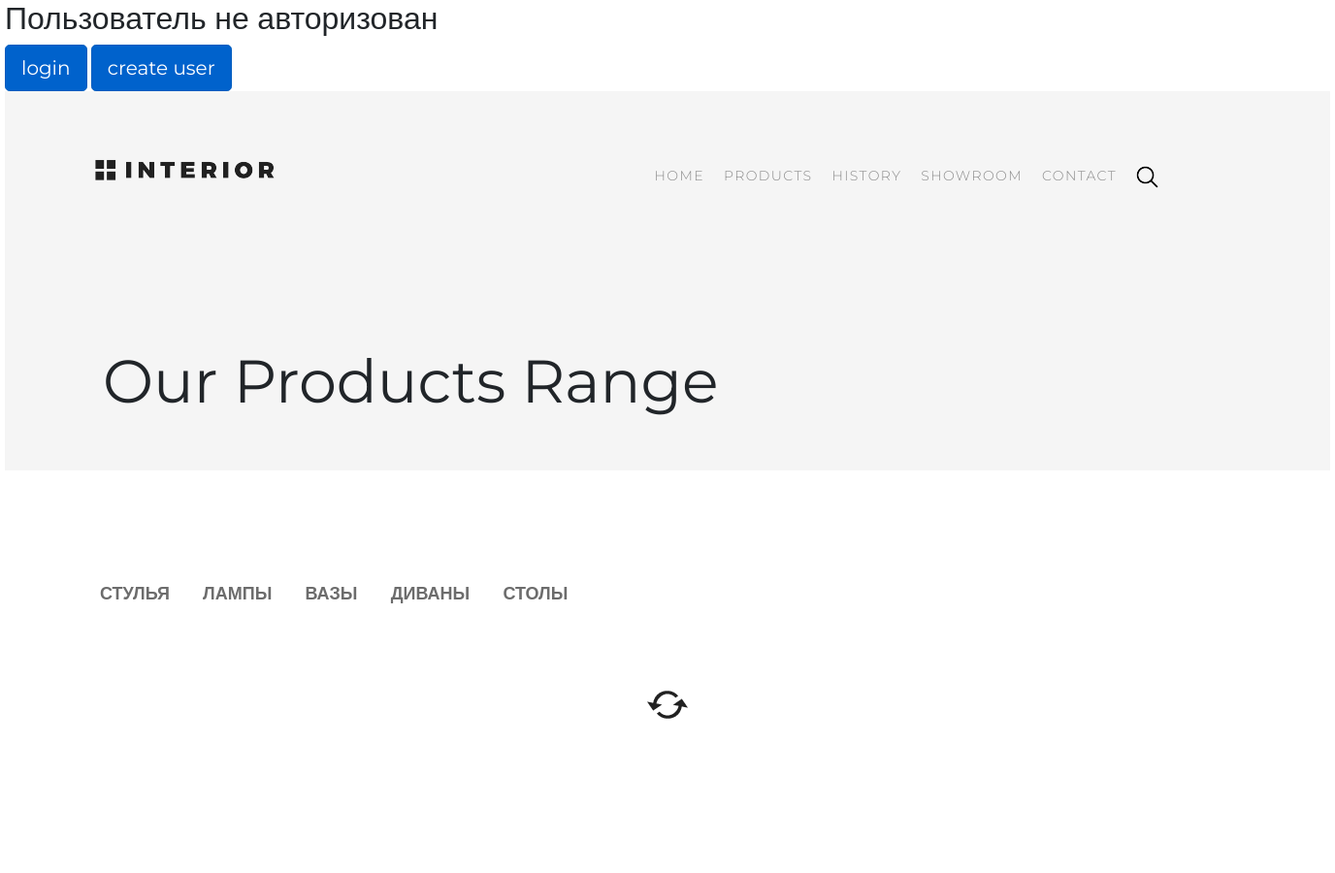
The page /products/31/ (upper part) on the database as committed earlier.
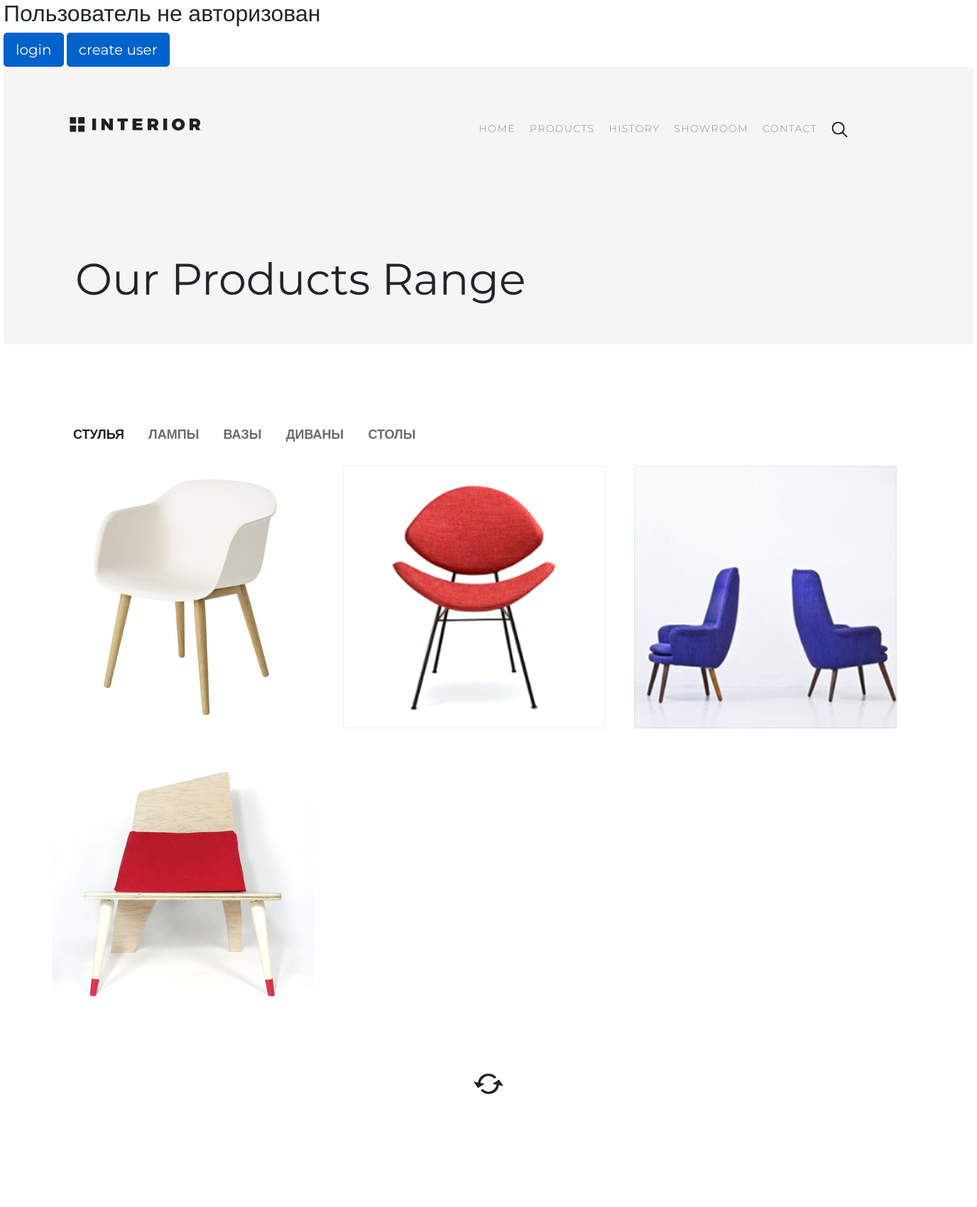
The same page on the database as committed later.
### mainapp/models.py (models this page shows, shortened)
class ProductCategory (models.Model):
    class Meta:
        verbose_name = 'Категория'
        verbose_name_plural = 'Категории'
    name = models.CharField(verbose_name='имя', max_length=64, unique=True)
    description = models.TextField(verbose_name='описание', blank=True)

class Product(models.Model):
    class Meta:
        verbose_name = 'Продукт'
        verbose_name_plural = 'Продукты'
    category = models.ForeignKey(ProductCategory, on_delete=models.CASCADE)
    name = models.CharField(verbose_name='имя продукта', max_length=128)
    image = models.ImageField(upload_to='products_images', blank=True)
    short_desc = models.CharField(verbose_name='краткое описание продукта', max_length=60, blank=True)
    description = models.TextField(verbose_name='описание продукта', blank=True)
    price = models.DecimalField(verbose_name='цена', max_digits=8, decimal_places=2, default=0)
    quantity = models.PositiveIntegerField(verbose_name='в наличии', default=0)

### mainapp/views.py (the view)
# urls.py: path('products/', include( 'mainapp.urls', namespace='products')),
def products(request, pk=None):
    if pk is not None:
        products = Product.objects.filter(category_id=pk)
        media = '../../media/'
    else:
        products = Product.objects.all()[:12]
        media = '../media/'
    content = {
               'links_menu': links_menu,
               'links_sec_menu': links_sec_menu,
               'products_12': products,
               'titles': titles,
               'product_2': product_2,
               'media': media,
               }
    return render(request, 'mainapp/catalog.html', content)

### mainapp/templates/mainapp/catalog.html (shortened to what this page needs)
{% extends 'mainapp/base.html' %}
{% load staticfiles %}
{% block css %}
    {{ block.super}}
    <link rel="stylesheet" type="text/css" href="{% static '/css/style_deals.css' %}">
    <link rel="stylesheet" type="text/css" href="{% static '/css/style_contacts.css' %}">
{% endblock %}
{% block header %}
    {{block.super}}
    <h1>Our Products Range</h1>
{% endblock %}
{% block content %}
            {% include 'mainapp/includes/inc_sec_menu.html' %}
            {% for product in products_12 %}
                {% if forloop.counter|add:2|divisibleby:3 %}
                    <div class="trends row row_3">
                {% endif %}
                    <div class="product col-lg-4">
                        <img src="{{ media }}{{ product.image }}" alt="Картинка не прогрузилась">
                    </div>
                {% if forloop.counter|divisibleby:3 or forloop.last %}
                    </div>
                {% endif %}
            {% endfor %}
            <div class="row ring">
                <a href="/"><img src="/static/img/ring.png" alt="Картинка не прогрузилась"></a>
            </div>
{% endblock %}

### mainapp/templates/mainapp/base.html (shortened to what this page needs)
<!DOCTYPE html>
{% load staticfiles %}
<html lang="en">
<head>
    {% block css %}
        <link rel="stylesheet" href="{% static '/css/bootstrap.min.css' %}">
        <link rel="stylesheet" type="text/css" href="{% static '/css/style.css' %}">
    {% endblock %}
</head>
<body>
    <div class="conteiner">
        <div class="user">
            {% if request.user.is_authenticated %}
                <h2>Пользователь: {{ request.user.username|title }}</h2>
                <a href="{% url 'auth:logout' %}" class="btn btn-primary btn-lg active" role="button" aria-pressed="true">logout</a>
                <a href="{% url 'auth:edit' request.user.id %}" class="btn btn-primary btn-lg active" role="button" aria-pressed="true">edit profile</a>
            {% else %}
                <h2>Пользователь не авторизован</h2>
                <a href="{% url 'auth:login' %}" class="btn btn-primary btn-lg active" role="button" aria-pressed="true">login</a>
                <a href="{% url 'auth:register' %}" class="btn btn-primary btn-lg active" role="button" aria-pressed="true">create user</a>
            {% endif %}
        </div>
        <div class="header">
            {% block header %}
                <a href="{% url 'main' %}">
                    <img class="logo" src="{% static '/img/logo.png' %}" alt="Картинка не прогрузилась">
                </a>
                {% include 'mainapp/includes/inc_menu.html' %}
            {% endblock %}
        </div>
        <div class="content">
            {% block content %}
            {% endblock %}
        </div>
    </div>
</body></html>

### mainapp/templates/mainapp/includes/inc_menu.html (shortened to what this page needs)
{% load staticfiles %}
{% block menu %}
    <ul class="menu">
        {%for link in links_menu %}
            <li><a href="{% url link.href %}"
                   class="">
                   {{ link.name }}
            </a>
            </li>
        {% endfor %}
        <li><a href="{% url 'main' %}"><img src="{% static '/img/search.png' %}" alt="search"></a></li>
    </ul>
{% endblock %}

### mainapp/templates/mainapp/includes/inc_sec_menu.html
{% load staticfiles %}
{% block menu %}
    <div class="categories">
        <ul>
            {% for link in links_sec_menu %}
                <li><a href="{% url 'products:category' link.id %}"
                       class="{% if request.resolver_match.kwargs.pk == link.id %}
                                 active
                              {% endif %}">
                       {{ link.name }}
                    </a>
                </li>
            {% endfor %}
        </ul>
    </div>
{% endblock %}

### mainapp/templates/mainapp/includes/inc_prod_2.html (shortened to what this page needs)
{% load staticfiles %}

### static/css/style.css (style rules this page uses)
body { font-family: 'Montserrat', sans-serif; max-width: 1366px; min-width: 800px; margin: 0 auto; }
html, body { height: 100%; }
* { padding: 0; margin: 0; }
a { text-decoration: none; }
li { list-style-type: none; }
.conteiner { min-height: 100%; }
.header { height: 800px; background-image: url(../img/slider-img.jpg); position: relative; min-width: 800px; }
.logo { width: 185px; height: 22px; margin: 70px 0 0 93px; }
.menu { float: right; margin: 67px 167px 0 0; }
.menu li { float: left; }
.menu a { display: block; padding: 10px; font-size: 14px; color: #8c8c8c; font-weight: 300; letter-spacing: 1.4px; }
.col-lg-6, .col-lg-4 { padding: 0; }
.product { height: 270px; margin: 0px; padding: 0; }
.product img { position: absolute; }
.row_3 img { width: 370px; height: 370px; }
a.active { color: red; }

### static/css/style_deals.css (style rules this page uses)
.header { background-image: none; height: unset; margin-bottom: 40px; }
.categories { width: 100%; background-color: #f4f4f4; }
.categories ul { margin: 0; text-align: center; }
.categories li { margin: 15px; padding: 0; display: inline-block; }
.categories a { color: #6c6c6c; font-size: 18px; font-weight: 700; text-transform: uppercase; }
.categories .active { color: #212121; }
.product { height: 370px; margin: 15px 0; padding: 0; }

### static/css/style_contacts.css (style rules this page uses)
.header { background-color: #f5f5f5; background-image: none; height: unset; padding-bottom: 56px; }
.header h1 { font-size: 62px; font-weight: 400; line-height: 72px; margin: 171px 0 0 101px; }
.content { padding: 59px 83px 110px; }
.categories { background-color: #fff; }
.categories ul { text-align: unset; }
.ring a { display: block; margin: 71px auto 140px; }

Rows that differ between the two databases and show on the page:
now on this page (row edited): Product: image (picture)
now on this page (row edited): Product: image (picture)
now on this page (row edited): Product: shows a picture
now on this page (row edited): Product: image (picture)
